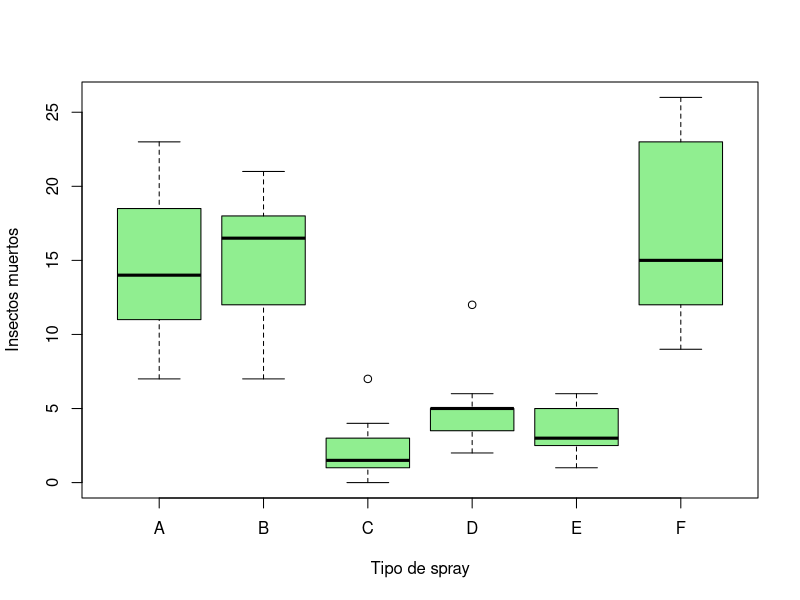

Recreate this plot in R.
## ---- chunk 1
data = InsectSprays
head(data)
str(data)
## ---- chunk 2
by(data$count, data$spray, FUN = summary)
## ---- chunk 3
aggregate(count~spray, data = data, FUN =sd)
## ---- chunk 4
boxplot(data$count~spray , data = data, col = "lightgreen", xlab = "Tipo de spray", ylab = "Insectos muertos")
